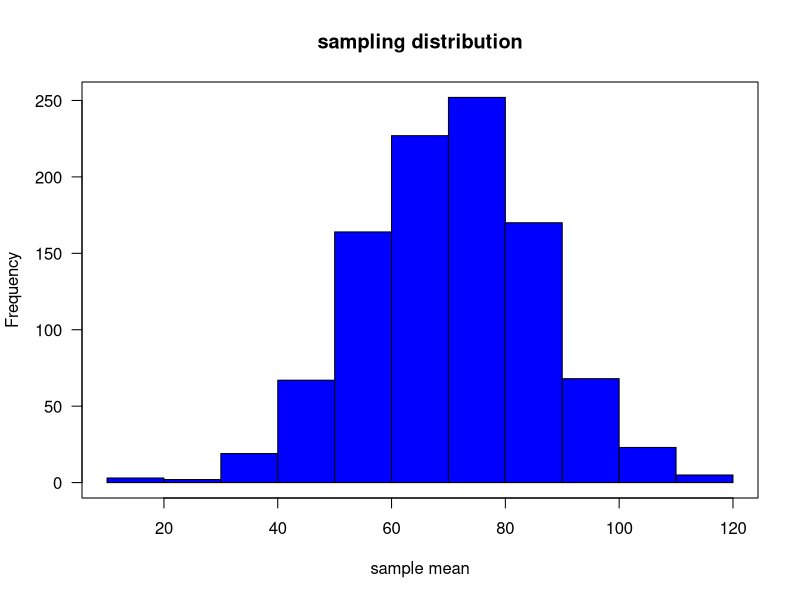

Generate this figure with R:

#
# day 02 problem sets
#
#  2d,e, 4g,f

# 2
# d
lifetime.repr.succ <- c(0:8)
females <- c(30, 25, 3, 6, 8, 4, 0, 4, 1)
males <- c(38, 17, 7, 6, 4, 10, 2, 0, 0)
d.succ <- data.frame(lifetime.repr.succ, females, males)
str(d.succ)
# using rep() we should make a vector with 30 * 0, 25 * 1, etc for females
fem <- rep(lifetime.repr.succ, females)
m.females <- mean(fem) # 1.691358
# let's round this to two decimals
(round(m.females, 2))

# males
man <- rep(lifetime.repr.succ, males)
m.males <- mean(man) # 1.511905
# let's round this to two decimals
(round(m.males, 2))

# e
#female
var(fem[fem > 4])
var(fem[fem >= 4])

#male
var(man[man > 4])
var(man[man >= 4])

# huge difference in variance if you include 4 or not



# 4
# g
flowers <- c(51, 45, 61, 76, 11, 117, 7, 132, 52, 149) 
(mean.f <- mean(flowers))		# the mean of the flowers
(sd.f <- sd(flowers))			# the standard deviation
(se.f <- sd.f/sqrt(length(flowers)))	# the standard error of the estimate
# approximation of th 95% confidence interval (CI)
CI.f <- c((mean.f - 2 * se.f), (mean.f + 2 * se.f))

# h let's simulate data and see how close the mean and sd are to 
# what we calculated
sample.25 <- rnorm(25, mean = mean.f, sd = sd.f)
mean(sample.25)
sd(sample.25)

# repeat, but for n = 100
sample.100 <- rnorm(100, mean = mean.f, sd = sd.f)
mean(sample.100)
sd(sample.100)

# rerun these a couple of times and see how much flucatcion
# these values give.
# the smaller the sample size the more variation in mean of the sample
# if you collect the means many times and plot them, you have the
# the sample distribution. the sd of this = the standard error 
# associated with the mean of your sample

# here is the code to get a sampling distribution of 1000 samples taken
store.means <- rep(NA,1000)
sample.size <- 10
for(i in 1:1000){
  store.means[i] <- mean(rnorm(sample.size, mean = mean.f, sd = sd.f))
}
hist(store.means, col = "blue", las = 1, xlab = "sample mean", 
     main = "sampling distribution")
box()
# change sample.size to see how the witdth of the sampling distribution
# varies

